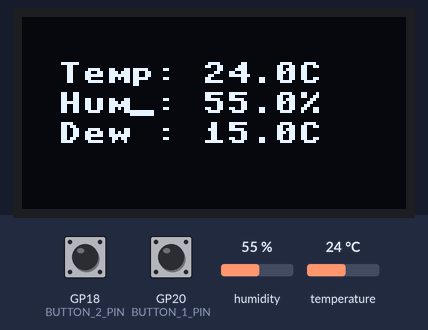
Recording of a program running on a simulated Raspberry Pi Pico running MicroPython. Parts: 128×64 one-colour display. Inputs (shaded band) come from the test bench; at power-on: GP18 (BUTTON_2_PIN) LOW, GP20 (BUTTON_1_PIN) LOW, humidity 55 %, temperature 24 °C. A reset restarts the program; what the program prints to the serial console is not drawn.

Above: at 1.2 s.
1.3 s: GP18 (BUTTON_2_PIN) pulled HIGH for 3 s
At 5.4 s:
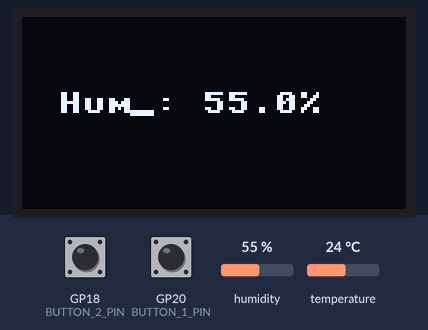
12.5 s: GP20 (BUTTON_1_PIN) pulled HIGH for 3 s
At 16.6 s:
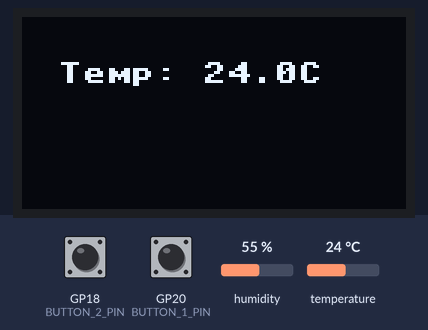
18.9 s: humidity set to 22 %
At 23.6 s:
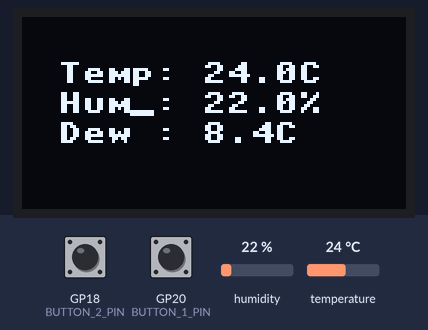
29.1 s: temperature set to 12 °C
At 33.5 s:
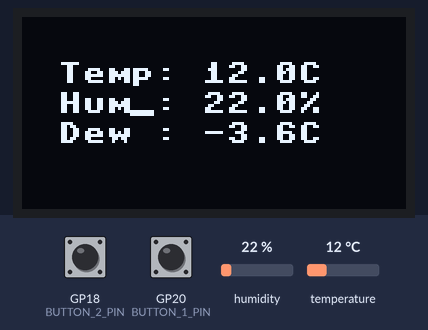
39.8 s: GP18 (BUTTON_2_PIN) pulled HIGH for 3 s
At 43.5 s:
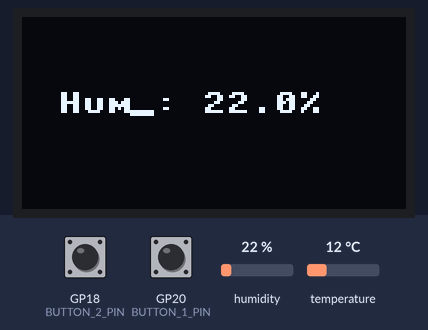
46.2 s: humidity set to 40 %
At 50.4 s:
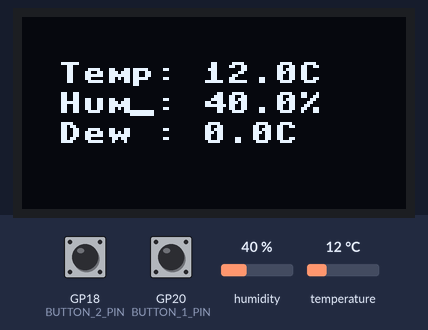
Timing chart, 0 to 51.9 s (numbered marks = the images above; inputs shaded):
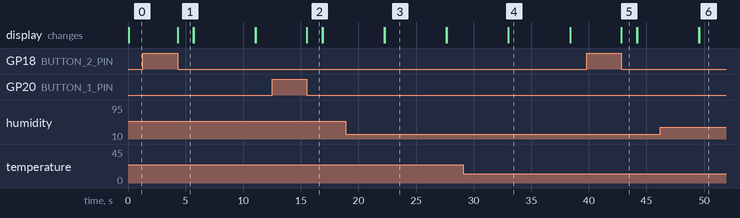

The program:

Dew.py
```python
import machine
from machine import Pin, I2C
import ssd1306
import dht
import time

# OLED display
I2C_PORT = 1
I2C_SCL = Pin(7)
I2C_SDA = Pin(6)
OLED_WIDTH = 128
OLED_HEIGHT = 64
oled = ssd1306.SSD1306_I2C(OLED_WIDTH, OLED_HEIGHT, I2C(I2C_PORT, scl=I2C_SCL,
sda=I2C_SDA))

# Temperatur and Humidity Sensor
DHT_SENSOR_PIN = Pin(16)
dht_sensor = dht.DHT22(DHT_SENSOR_PIN)

# Buttons
BUTTON_1_PIN = Pin(20)
BUTTON_2_PIN = Pin(18)
button_1 = machine.Pin(BUTTON_1_PIN, machine.Pin.IN, machine.Pin.PULL_DOWN)
button_2 = machine.Pin(BUTTON_2_PIN, machine.Pin.IN, machine.Pin.PULL_DOWN)

# Measure and read values from the sensor
dht_sensor.measure()
temperature = dht_sensor.temperature()
humidity = dht_sensor.humidity()

# Calculate the dew point
dew_point = temperature - (100 - humidity) / 5

def button1(Pin):
    oled.fill(0)
    oled.text(f'Temp: {temperature}C', 12, 15)
    oled.show()
    time.sleep(1)

def button2(Pin) :
    oled.fill(0)
    oled.text(f'Hum_: {humidity}%', 12, 25)
    oled.show()
    time.sleep(1)

def dew() :
    oled.fill(0)
    oled.text(f'Temp: {temperature}C', 12, 15)
    oled.text(f'Hum_: {humidity}%', 12, 25)
    oled.text(f'Dew : {dew_point}C', 12, 35)
    oled.show()
    time.sleep(5)

# Print the results
print("Temperature (°C):", temperature)
print("Relative Humidity (%):", humidity)
print("Dew Point (°C):", dew_point)

button_1.irq(trigger=machine.Pin.IRQ_FALLING, handler=button1)
button_2.irq(trigger=machine.Pin.IRQ_FALLING, handler=button2)

while True:
    dew()
    if KeyboardInterrupt :
        machine.reset()
```

Measured:
- after the input at 1.3 s, the display: changes after 3.0 s (image 1)
- after the input at 12.5 s, the display: changes after 3.0 s (image 2)
- after the input at 18.9 s, the display: first differs from a run without the input after 3.4 s (image 3)
- after the input at 29.1 s, the display: first differs from a run without the input after 3.9 s (image 4)
- after the input at 39.8 s, the display: changes after 3.0 s (image 5)
- after the input at 46.2 s, the display: first differs from a run without the input after 3.4 s (image 6)
- what the display in image 1 shows lasts 1.4 s, from 4.3 s to 5.7 s
